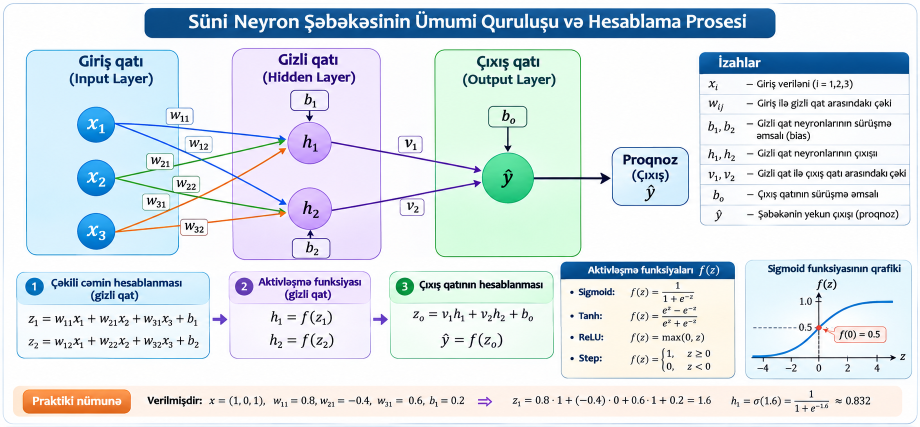
#> input picture chapters/12_F_sil_12/Fesil_12/images/ann_umumi_qurulus_ve_hesablama.png, 1840 x 854 px, found by its file name (shown at 1/2 size)
$ jupyter execute --allow-errors MDU_Fesil_18_Computer_Vision_Colab.ipynb   (shell and % lines are left out)
#> lines starting #> are read from the running program, lines starting #| are printed output that depends on the picture; after the words box and inside, x2 and y2 are one past the last pixel; in counts of white or black regions, pixels touching at a corner belong together
# Fəsil 18 — Kompüter görməsi və təsvirlərin emalı

Bu notebook MDU magistr tələbələri üçün nəzəriyyə və praktikanı birləşdirir. Hüceyrələri ardıcıllıqla icra edin.

## 1. Mühitin hazırlanması
Google Colab-da GPU mövcudluğu hesab və istifadə limitlərindən asılıdır. Runtime → Change runtime type bölməsindən GPU seçilə bilər.

## Real nümunə: Ultralytics avtobus fotosu
Aşağıdakı hüceyrə sənədlərdə işlədilən real demo görüntüsünü yükləyir və YOLO ilə aşkarlama aparır. İnternet tələb olunur.

[cell 1]
from ultralytics import YOLO
from IPython.display import display
from PIL import Image
import requests
image_url = 'https://ultralytics.com/images/bus.jpg'
#> (the rest of this cell did not finish here and is left out)

[cell 2]
import cv2, numpy as np, matplotlib.pyplot as plt, torch, os
print('OpenCV:', cv2.__version__)
print('GPU available:', torch.cuda.is_available())
#> (this line was passed over: torch is not available in this run)
#> (the rest of this cell did not finish here and is left out)

## 2. Şəkil yükləmə və ilkin yoxlama

[cell 3]
from google.colab import files
uploaded = files.upload()
#> the answer given: ann_umumi_qurulus_ve_hesablama.png
image_path = next(iter(uploaded.keys()))
img = cv2.imread(image_path)
#> img is the input picture: shape (854, 1840, 3); mean B, G, R 232.8, 226.5, 216.8
if img is None: raise ValueError('Şəkil oxunmadı')
print('shape:', img.shape, 'dtype:', img.dtype, 'min/max:', img.min(), img.max())
#| shape: (854, 1840, 3) dtype: uint8 min/max: 0 255
plt.figure(figsize=(8,5)); plt.imshow(cv2.cvtColor(img, cv2.COLOR_BGR2RGB)); plt.axis('off');
#> (this line was passed over: IPython is not available in this run)
#> (this line was passed over: IPython is not available in this run)
#> (this line was passed over: IPython is not available in this run)

## 3. Rəng modelləri

[cell 4]
gray = cv2.cvtColor(img, cv2.COLOR_BGR2GRAY)
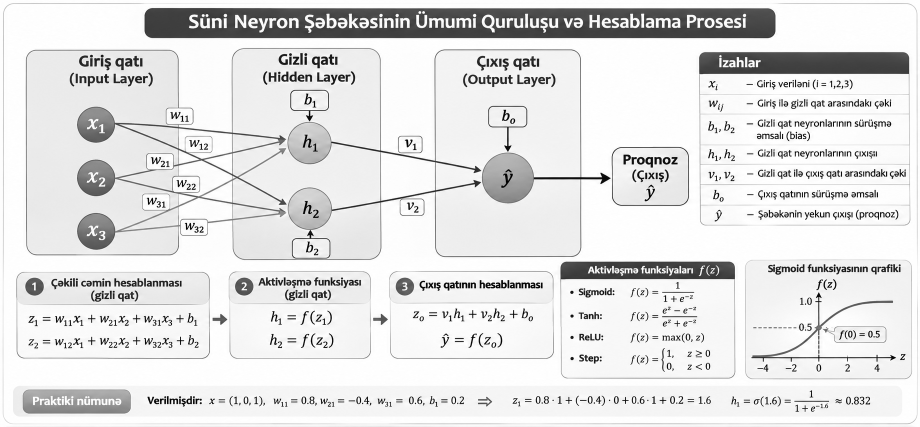
#> gray: shape (854, 1840) (shown at 1/2 size); min 0, max 255, mean 224.3
hsv = cv2.cvtColor(img, cv2.COLOR_BGR2HSV)
#> hsv: shape (854, 1840, 3); mean H, S, V 71.6, 36.3, 238.6
#> (the rest of this cell did not finish here and is left out)

## 4. Həndəsi çevrilmələr

[cell 5]
h,w = img.shape[:2]
#> h = 854; w = 1840
small = cv2.resize(img,(int(w*.5),int(h*.5)),interpolation=cv2.INTER_AREA)
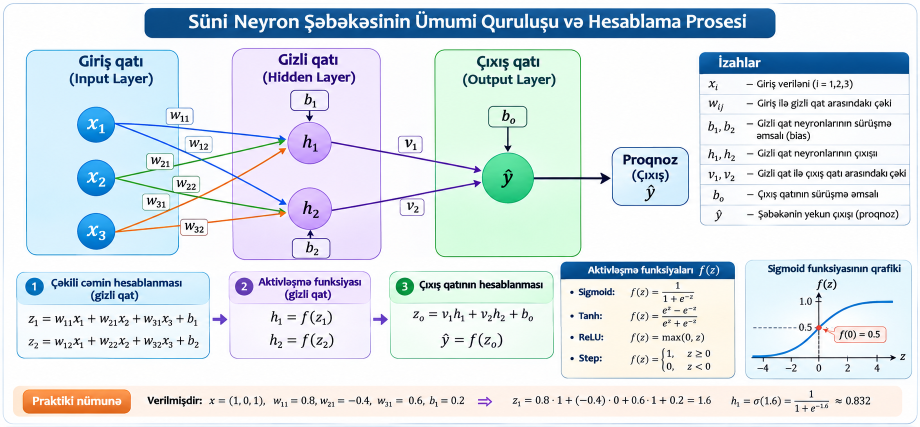
#> small: shape (427, 920, 3); mean B, G, R 232.9, 226.6, 216.9
M = cv2.getRotationMatrix2D((w/2,h/2),25,1.0)
rot = cv2.warpAffine(img,M,(w,h))
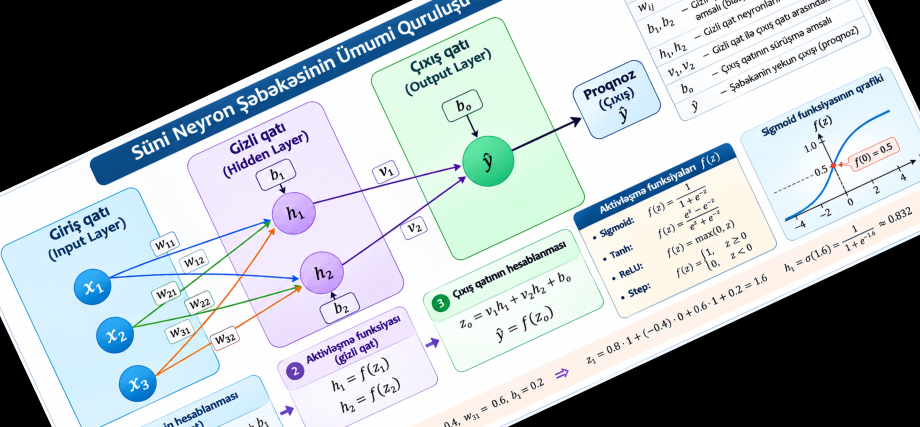
#> rot: shape (854, 1840, 3) (shown at 1/2 size); mean B, G, R 183.5, 178.8, 170.5
crop = img[h//4:3*h//4,w//4:3*w//4]
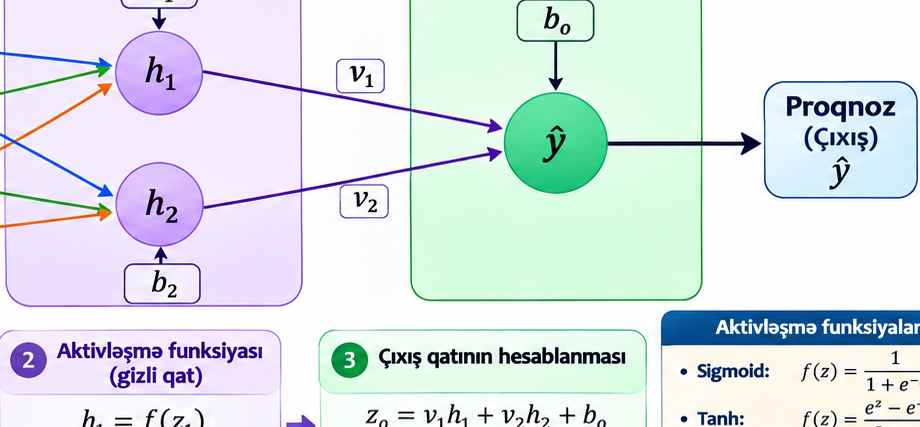
#> crop: shape (427, 920, 3); mean B, G, R 232.9, 228.7, 219.2
#> (the rest of this cell did not finish here and is left out)

## 5. Filtrlər və kənarların aşkarlanması

[cell 6]
gauss=cv2.GaussianBlur(img,(5,5),0)
median=cv2.medianBlur(img,5)
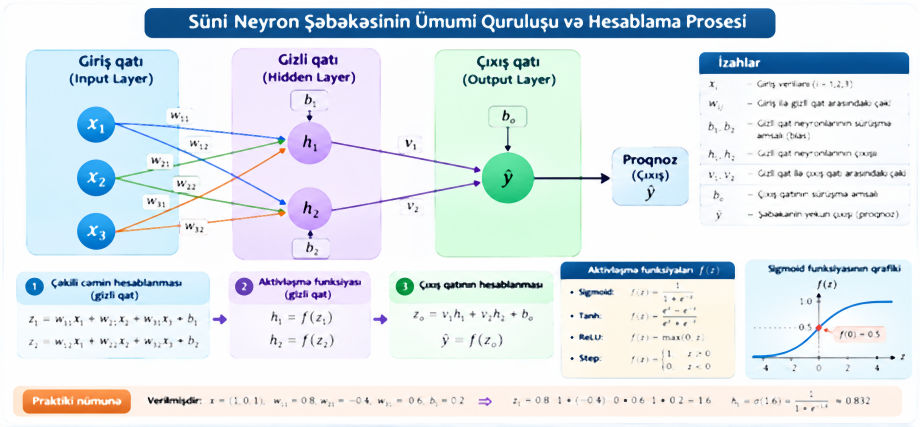
#> median: shape (854, 1840, 3) (shown at 1/2 size); mean B, G, R 235.7, 229.9, 220.4
bilateral=cv2.bilateralFilter(img,9,75,75)
edges=cv2.Canny(cv2.cvtColor(gauss,cv2.COLOR_BGR2GRAY),80,160)
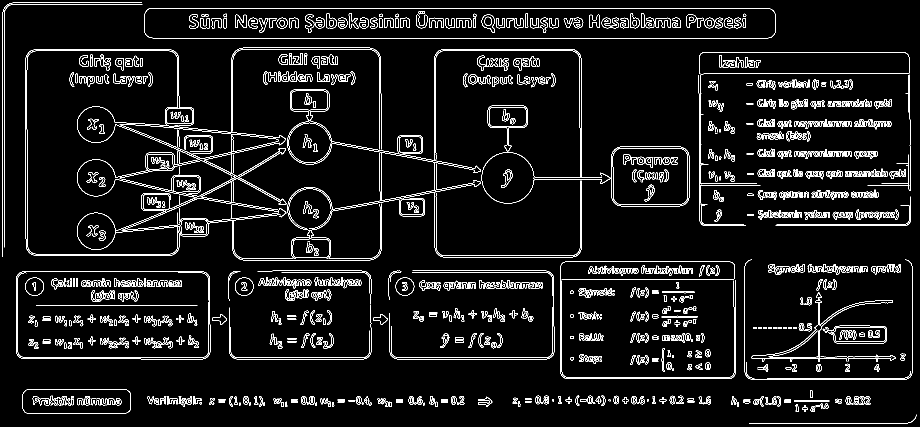
#> edges: shape (854, 1840) (shown at 1/2 size); 5.9% white in thin lines or dots
#> (the rest of this cell did not finish here and is left out)

## 6. Thresholding, morfologiya və konturlar

[cell 7]
_,th=cv2.threshold(gray,0,255,cv2.THRESH_BINARY+cv2.THRESH_OTSU)
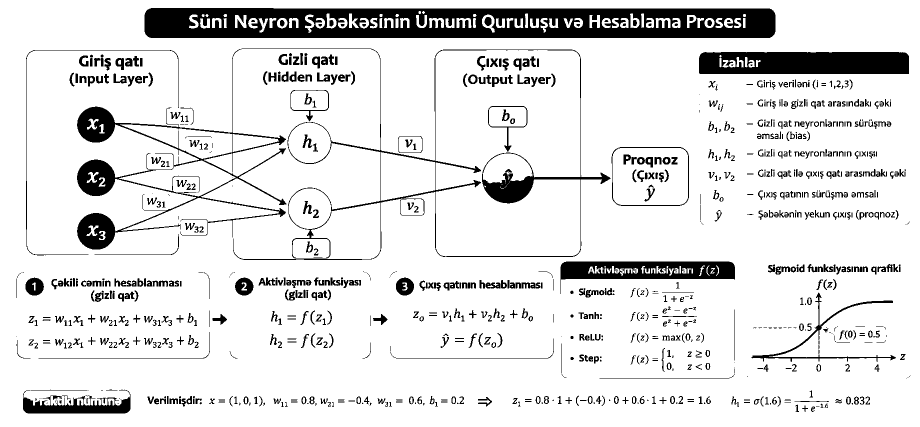
#> th: shape (854, 1840) (shown at 1/2 size); 88% white; 972 black regions (191 under 20 px), largest, box (x1, y1, x2, y2) and area: (289, 16, 1551, 76) 61234, (154, 97, 1221, 520) 30279, (1398, 104, 1818, 148) 17519
k=cv2.getStructuringElement(cv2.MORPH_RECT,(3,3))
opened=cv2.morphologyEx(th,cv2.MORPH_OPEN,k)
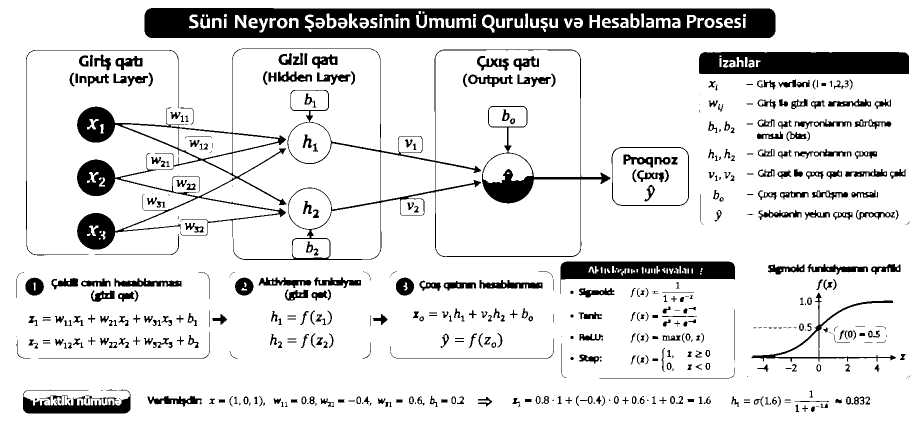
#> opened: shape (854, 1840) (shown at 1/2 size); 87.4% white; 506 black regions (100 under 20 px), largest, box (x1, y1, x2, y2) and area: (289, 16, 1551, 76) 61383, (154, 97, 1221, 520) 32166, (1398, 104, 1818, 148) 17540
contours,_=cv2.findContours(opened,cv2.RETR_EXTERNAL,cv2.CHAIN_APPROX_SIMPLE)
#> contours = [[[0, 0], [0, 853], [1839, 853], [1839, 0]]]
out=img.copy()
cv2.drawContours(out,[c for c in contours if cv2.contourArea(c)>100],-1,(0,255,0),2)
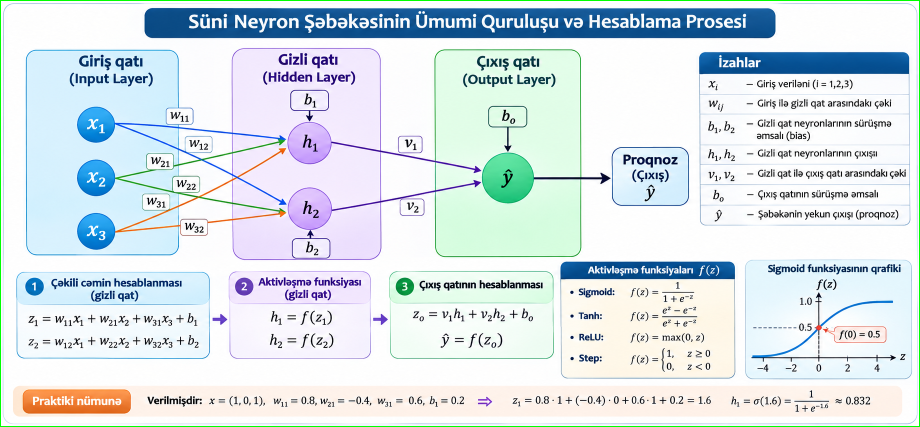
#> out: shape (854, 1840, 3) (shown at 1/2 size); 0.68% of pixels changed, all inside (x1, y1, x2, y2) = (0, 0, 1840, 854)
print('Konturlar:',len(contours))
#| Konturlar: 1
plt.figure(figsize=(12,4));plt.subplot(1,3,1);plt.imshow(th,cmap='gray');plt.title('Otsu');plt.subplot(1,3,2);plt.imshow(opened,cmap='gray');plt.title('Opening');plt.subplot(1,3,3);plt.imshow(cv2.cvtColor(out,cv2.COLOR_BGR2RGB));plt.title('Konturlar');
#> (this line was passed over: IPython is not available in this run)
#> (this line was passed over: IPython is not available in this run)
#> (this line was passed over: IPython is not available in this run)
